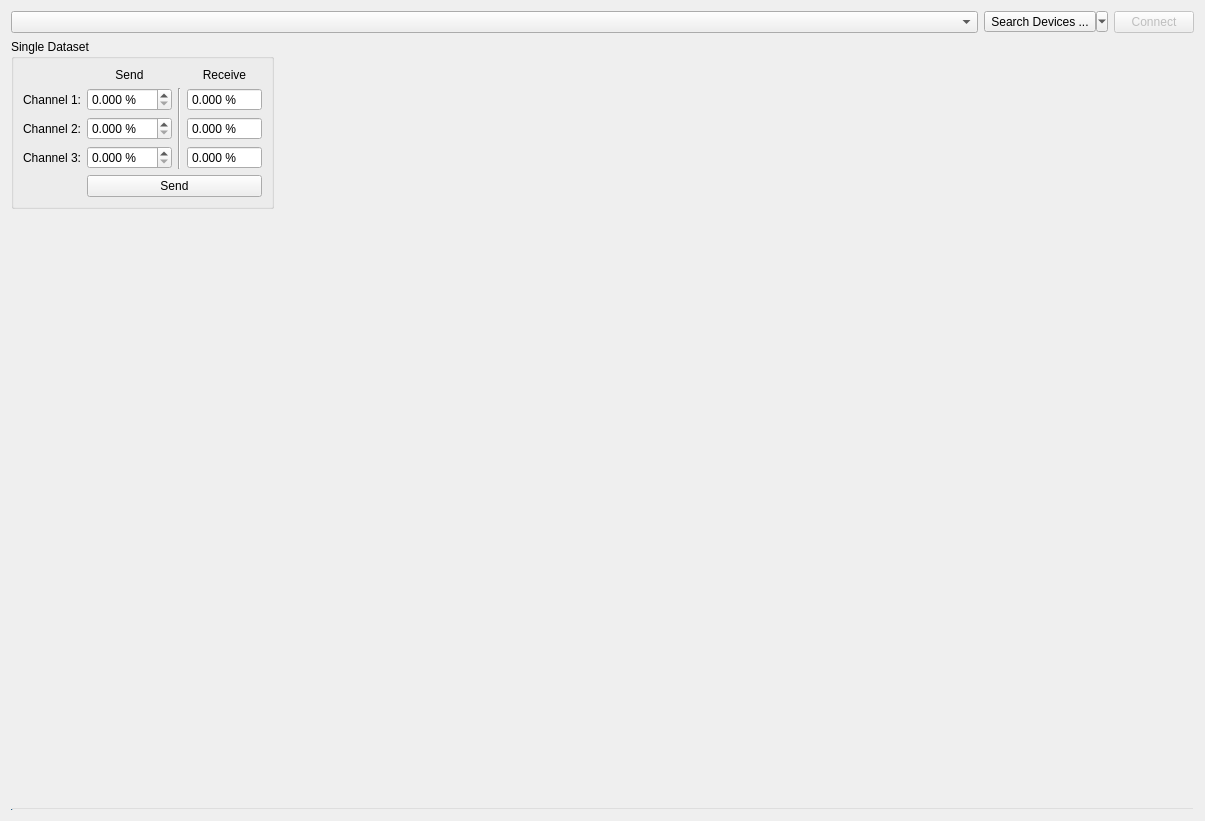
<?xml version="1.0" encoding="UTF-8"?>
<ui version="4.0">
 <class>SpiBoxWidget</class>
 <widget class="QWidget" name="SpiBoxWidget">
  <property name="geometry">
   <rect>
    <x>0</x>
    <y>0</y>
    <width>1205</width>
    <height>821</height>
   </rect>
  </property>
  <property name="windowTitle">
   <string>Form</string>
  </property>
  <layout class="QVBoxLayout" name="verticalLayout_3">
   <item>
    <layout class="QHBoxLayout" name="horizontalLayout">
     <property name="spacing">
      <number>6</number>
     </property>
     <item>
      <widget class="QComboBox" name="devicesComboBox">
       <property name="sizePolicy">
        <sizepolicy hsizetype="Expanding" vsizetype="Fixed">
         <horstretch>0</horstretch>
         <verstretch>0</verstretch>
        </sizepolicy>
       </property>
      </widget>
     </item>
     <item>
      <widget class="QToolButton" name="searchDevicesButton">
       <property name="sizePolicy">
        <sizepolicy hsizetype="Fixed" vsizetype="Fixed">
         <horstretch>0</horstretch>
         <verstretch>0</verstretch>
        </sizepolicy>
       </property>
       <property name="text">
        <string>Search Devices ...</string>
       </property>
       <property name="popupMode">
        <enum>QToolButton::ToolButtonPopupMode::MenuButtonPopup</enum>
       </property>
       <property name="toolButtonStyle">
        <enum>Qt::ToolButtonStyle::ToolButtonTextBesideIcon</enum>
       </property>
       <property name="style" stdset="0">
        <string>pushButton</string>
       </property>
       <property name="alignedWithEdit" stdset="0">
        <bool>true</bool>
       </property>
      </widget>
     </item>
     <item>
      <widget class="QPushButton" name="connectButton">
       <property name="enabled">
        <bool>false</bool>
       </property>
       <property name="sizePolicy">
        <sizepolicy hsizetype="Fixed" vsizetype="Fixed">
         <horstretch>0</horstretch>
         <verstretch>0</verstretch>
        </sizepolicy>
       </property>
       <property name="text">
        <string>Connect</string>
       </property>
      </widget>
     </item>
    </layout>
   </item>
   <item>
    <layout class="QHBoxLayout" name="horizontalLayout_2">
     <property name="spacing">
      <number>12</number>
     </property>
     <property name="rightMargin">
      <number>0</number>
     </property>
     <item>
      <layout class="QVBoxLayout" name="verticalLayout_2">
       <item>
        <widget class="QGroupBox" name="singleDatasetGroupBox">
         <property name="enabled">
          <bool>true</bool>
         </property>
         <property name="minimumSize">
          <size>
           <width>0</width>
           <height>0</height>
          </size>
         </property>
         <property name="title">
          <string>Single Dataset</string>
         </property>
         <layout class="QGridLayout" name="gridLayout">
          <item row="1" column="1">
           <widget class="QDoubleSpinBox" name="singleDatasetSendCh1SpinBox">
            <property name="buttonSymbols">
             <enum>QAbstractSpinBox::ButtonSymbols::UpDownArrows</enum>
            </property>
            <property name="suffix">
             <string> %</string>
            </property>
            <property name="decimals">
             <number>3</number>
            </property>
            <property name="maximum">
             <double>100.000000000000000</double>
            </property>
            <property name="singleStep">
             <double>10.000000000000000</double>
            </property>
           </widget>
          </item>
          <item row="1" column="3">
           <widget class="QDoubleSpinBox" name="singleDatasetReceiveCh1SpinBox">
            <property name="readOnly">
             <bool>true</bool>
            </property>
            <property name="buttonSymbols">
             <enum>QAbstractSpinBox::ButtonSymbols::NoButtons</enum>
            </property>
            <property name="suffix">
             <string> %</string>
            </property>
            <property name="decimals">
             <number>3</number>
            </property>
            <property name="maximum">
             <double>1000.000000000000000</double>
            </property>
           </widget>
          </item>
          <item row="0" column="1">
           <widget class="QLabel" name="label_3">
            <property name="text">
             <string>Send</string>
            </property>
            <property name="alignment">
             <set>Qt::AlignmentFlag::AlignCenter</set>
            </property>
           </widget>
          </item>
          <item row="0" column="3">
           <widget class="QLabel" name="label_4">
            <property name="text">
             <string>Receive</string>
            </property>
            <property name="alignment">
             <set>Qt::AlignmentFlag::AlignCenter</set>
            </property>
           </widget>
          </item>
          <item row="1" column="0">
           <widget class="QLabel" name="label">
            <property name="text">
             <string>Channel 1:</string>
            </property>
           </widget>
          </item>
          <item row="2" column="0">
           <widget class="QLabel" name="label_2">
            <property name="text">
             <string>Channel 2:</string>
            </property>
           </widget>
          </item>
          <item row="3" column="3">
           <widget class="QDoubleSpinBox" name="singleDatasetReceiveCh3SpinBox">
            <property name="readOnly">
             <bool>true</bool>
            </property>
            <property name="buttonSymbols">
             <enum>QAbstractSpinBox::ButtonSymbols::NoButtons</enum>
            </property>
            <property name="suffix">
             <string> %</string>
            </property>
            <property name="decimals">
             <number>3</number>
            </property>
            <property name="maximum">
             <double>1000.000000000000000</double>
            </property>
           </widget>
          </item>
          <item row="2" column="3">
           <widget class="QDoubleSpinBox" name="singleDatasetReceiveCh2SpinBox">
            <property name="readOnly">
             <bool>true</bool>
            </property>
            <property name="buttonSymbols">
             <enum>QAbstractSpinBox::ButtonSymbols::NoButtons</enum>
            </property>
            <property name="suffix">
             <string> %</string>
            </property>
            <property name="decimals">
             <number>3</number>
            </property>
            <property name="maximum">
             <double>1000.000000000000000</double>
            </property>
           </widget>
          </item>
          <item row="3" column="1">
           <widget class="QDoubleSpinBox" name="singleDatasetSendCh3SpinBox">
            <property name="readOnly">
             <bool>false</bool>
            </property>
            <property name="buttonSymbols">
             <enum>QAbstractSpinBox::ButtonSymbols::UpDownArrows</enum>
            </property>
            <property name="suffix">
             <string> %</string>
            </property>
            <property name="decimals">
             <number>3</number>
            </property>
            <property name="maximum">
             <double>100.000000000000000</double>
            </property>
            <property name="singleStep">
             <double>10.000000000000000</double>
            </property>
           </widget>
          </item>
          <item row="3" column="0">
           <widget class="QLabel" name="label_5">
            <property name="text">
             <string>Channel 3:</string>
            </property>
           </widget>
          </item>
          <item row="4" column="1" colspan="3">
           <widget class="QPushButton" name="sendSingleButton">
            <property name="text">
             <string>Send</string>
            </property>
           </widget>
          </item>
          <item row="1" column="2" rowspan="3">
           <widget class="Line" name="line">
            <property name="minimumSize">
             <size>
              <width>0</width>
              <height>0</height>
             </size>
            </property>
            <property name="orientation">
             <enum>Qt::Orientation::Vertical</enum>
            </property>
           </widget>
          </item>
          <item row="2" column="1">
           <widget class="QDoubleSpinBox" name="singleDatasetSendCh2SpinBox">
            <property name="buttonSymbols">
             <enum>QAbstractSpinBox::ButtonSymbols::UpDownArrows</enum>
            </property>
            <property name="suffix">
             <string> %</string>
            </property>
            <property name="decimals">
             <number>3</number>
            </property>
            <property name="maximum">
             <double>100.000000000000000</double>
            </property>
            <property name="singleStep">
             <double>10.000000000000000</double>
            </property>
           </widget>
          </item>
         </layout>
        </widget>
       </item>
       <item>
        <spacer name="verticalSpacer">
         <property name="orientation">
          <enum>Qt::Orientation::Vertical</enum>
         </property>
         <property name="sizeHint" stdset="0">
          <size>
           <width>20</width>
           <height>40</height>
          </size>
         </property>
        </spacer>
       </item>
      </layout>
     </item>
     <item>
      <layout class="QVBoxLayout" name="verticalLayout_4">
       <property name="spacing">
        <number>0</number>
       </property>
       <property name="topMargin">
        <number>0</number>
       </property>
       <item>
        <widget class="MplWidget" name="waveformPlot" native="true">
         <property name="sizePolicy">
          <sizepolicy hsizetype="Expanding" vsizetype="Expanding">
           <horstretch>0</horstretch>
           <verstretch>0</verstretch>
          </sizepolicy>
         </property>
        </widget>
       </item>
      </layout>
     </item>
    </layout>
   </item>
   <item>
    <widget class="TimedProgressBar" name="moveProgressBar">
     <property name="maximumSize">
      <size>
       <width>16777215</width>
       <height>3</height>
      </size>
     </property>
     <property name="styleSheet">
      <string notr="true">QProgressBar { background: transparent;}</string>
     </property>
     <property name="value">
      <number>0</number>
     </property>
     <property name="textVisible">
      <bool>false</bool>
     </property>
    </widget>
   </item>
  </layout>
 </widget>
 <customwidgets>
  <customwidget>
   <class>MplWidget</class>
   <extends>QWidget</extends>
   <header location="global">pysoworks.mplcanvas</header>
   <container>1</container>
  </customwidget>
  <customwidget>
   <class>TimedProgressBar</class>
   <extends>QProgressBar</extends>
   <header location="global">pysoworks.timed_progress_bar</header>
  </customwidget>
 </customwidgets>
 <resources/>
 <connections/>
</ui>
